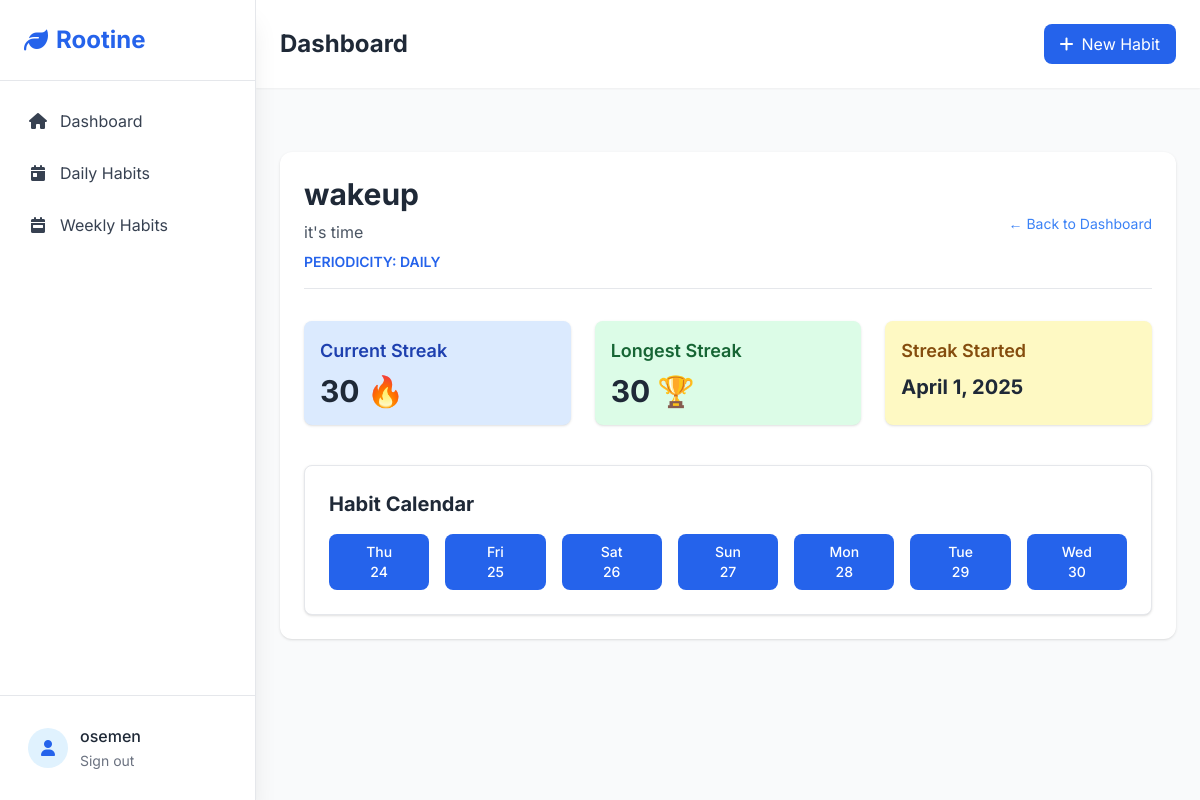
Page /habit/analytics/5/ (signed in) on the committed database.
### habit/models.py (models this page shows, shortened)
class Habit(models.Model):
    PERIODICITY = [
        ("daily", "Daily"),
        ("weekly", "Weekly")
    ]
    name = models.CharField(max_length=255, unique=True)
    description = models.TextField(max_length= 1000)
    user = models.ForeignKey(User, on_delete=models.CASCADE)
    periodicity = models.CharField(max_length=10, choices=PERIODICITY)
    created_at = models.DateTimeField(auto_now_add=True)
    updated_at = models.DateTimeField(auto_now=True)
    def is_completed_on(self, day):
        if self.periodicity == 'daily':
            return self.completions.filter(date=day).exists()
        elif self.periodicity == 'weekly':
            start_of_week = day - timedelta(days=day.weekday())  # Monday
            end_of_week = start_of_week + timedelta(days=6)      # Sunday
            return self.completions.filter(date__range=(start_of_week, end_of_week)).exists()
        return False
    def current_streak(self):
        today = date.today()
        streak = 0
        day_offset = 0
        if self.periodicity == 'daily':
            delta = timedelta(days=1)
            while self.is_completed_on(today - delta * day_offset):
                streak += 1
                day_offset += 1
        elif self.periodicity == 'weekly':
            current_week_start = today - timedelta(days=today.weekday())
            while self.is_completed_in_week(current_week_start - timedelta(weeks=day_offset)):
                streak += 1
                day_offset += 1
        return streak
    def longest_streak(self):
        longest = 0
        current_streak = 0
        previous_period = None
        if self.periodicity == 'daily':
            for completion in self.completions.order_by('date'):
                if previous_period and (completion.date - previous_period).days == 1:
                    current_streak += 1
                else:
                    current_streak = 1
                longest = max(longest, current_streak)
                previous_period = completion.date
        return longest
    def streak_started(self):
        today = date.today()
        day_offset = 0
        delta = timedelta(days=1 if self.periodicity == 'daily' else 7)
        while self.is_completed_on(today - delta * day_offset):
            day_offset += 1
        return today - delta * (day_offset - 1) if day_offset > 0 else None

class HabitCompletion(models.Model):
    habit = models.ForeignKey(Habit, on_delete=models.CASCADE, related_name='completions')
    date = models.DateField()
    class Meta:
        unique_together = ('habit', 'date')
        ordering = ['-date']

### habit/views.py (the view)
# urls.py: path('habit/analytics/<int:pk>/', views.HabitDetailView.as_view(), name='detail_habit'),
class HabitDetailView(LoginRequiredMixin, DetailView):
    model = Habit
    template_name = 'habit_detail.html'
    context_object_name = 'habit'
    def get_context_data(self, **kwargs):
        context = super().get_context_data(**kwargs)
        habit = self.get_object()
        today = date.today()
        calendar_days = []
        for i in range(7):  # last 7 days
            d = today - timedelta(days=i)
            calendar_days.append({
                'date': d,
                'completed': habit.is_completed_on(d)  # Implement this method
            })
        context['calendar_days'] = reversed(calendar_days)  # So the earliest date shows first
        return context

### templates/habit_detail.html (shortened to what this page needs)
{% extends 'base.html' %}
{% block content %}
<div class="max-w-5xl mx-auto mt-10 p-6 bg-white rounded-xl shadow">
    <div class="mb-8 border-b pb-4 flex justify-between items-center">
        <div>
            <h1 class="text-3xl font-bold text-gray-800">{{ habit.name }}</h1>
            <p class="text-gray-600 mt-2">{{ habit.description }}</p>
            <p class="text-sm mt-2 text-blue-600 font-semibold uppercase">
                Periodicity: {{ habit.periodicity }}
            </p>
        </div>
        <a href="{% url 'dashboard' %}" class="text-blue-500 hover:text-blue-700 text-sm">
            ← Back to Dashboard
        </a>
    </div>
    <div class="grid grid-cols-1 md:grid-cols-3 gap-6 mb-10">
        <div class="bg-blue-100 p-4 rounded-lg shadow">
            <h2 class="text-lg font-semibold text-blue-800">Current Streak</h2>
            <p class="text-3xl mt-2 font-bold">{{ habit.current_streak }} 🔥</p>
        </div>
        <div class="bg-green-100 p-4 rounded-lg shadow">
            <h2 class="text-lg font-semibold text-green-800">Longest Streak</h2>
            <p class="text-3xl mt-2 font-bold">{{ habit.longest_streak }} 🏆</p>
        </div>
        <div class="bg-yellow-100 p-4 rounded-lg shadow">
            <h2 class="text-lg font-semibold text-yellow-800">Streak Started</h2>
            <p class="text-xl mt-2 font-bold">{{ habit.streak_started|date:"F j, Y" }}</p>
        </div>
    </div>
    <div class="bg-white border rounded-lg shadow p-6">
        <h2 class="text-xl font-bold mb-4">Habit Calendar</h2>
        <div class="grid grid-cols-7 gap-4 text-center">
            {% for day in calendar_days %}
                <div class="p-2 rounded-lg text-sm font-medium
                    {% if day.completed %}
                        bg-blue-600 text-white
                    {% else %}
                        bg-gray-200 text-gray-600
                    {% endif %}">
                    {{ day.date|date:"D" }}<br>
                    {{ day.date|date:"j" }}
                </div>
            {% endfor %}
        </div>
    </div>
</div>
{% endblock content %}

### templates/base.html (shortened to what this page needs)
{% load static %}
<!DOCTYPE html>
<html lang="en">
<head>
    <script src="https://cdn.tailwindcss.com"></script>
    <link rel="stylesheet" href="https://cdnjs.cloudflare.com/ajax/libs/font-awesome/6.4.0/css/all.min.css">
</head>
<body class="bg-gray-50 font-sans antialiased text-gray-800">
    <aside id="sidebar" class="fixed top-0 left-0 h-screen w-64 bg-white shadow-xl transform -translate-x-full lg:translate-x-0 transition-slow z-40 flex flex-col border-r border-gray-200">
        <div class="p-6 border-b border-gray-200">
            <h2 class="text-2xl font-bold text-primary-600 flex items-center">
                <i class="fas fa-leaf mr-2"></i> Rootine
            </h2>
        </div>
        <nav class="flex-1 overflow-y-auto no-scrollbar">
            <ul class="space-y-1 p-4">
                <li>
                    <a href="{% url 'dashboard' %}" class="flex items-center space-x-3 p-3 rounded-lg text-gray-700 hover:bg-primary-50 hover:text-primary-600 transition-slow">
                        <i class="fas fa-home w-5 text-center"></i>
                        <span>Dashboard</span>
                    </a>
                </li>
                <li>
                    <a href="{% url 'daily_habit' %}" class="flex items-center space-x-3 p-3 rounded-lg text-gray-700 hover:bg-primary-50 hover:text-primary-600 transition-slow">
                        <i class="fas fa-calendar-day w-5 text-center"></i>
                        <span>Daily Habits</span>
                    </a>
                </li>
                <li>
                    <a href="{% url 'weekly_habit' %}" class="flex items-center space-x-3 p-3 rounded-lg text-gray-700 hover:bg-primary-50 hover:text-primary-600 transition-slow">
                        <i class="fas fa-calendar-week w-5 text-center"></i>
                        <span>Weekly Habits</span>
                    </a>
                </li>
            </ul>
        </nav>
        <div class="p-4 border-t border-gray-200">
            <div class="flex items-center space-x-3 p-3">
                <div class="w-10 h-10 rounded-full bg-primary-100 flex items-center justify-center text-primary-600">
                    <i class="fas fa-user"></i>
                </div>
                <div>
                    <p class="font-medium">{{ user.username }}</p>
                    <form method="post" action="{% url 'logout' %}?next={% url 'home' %}" class="inline">
                        <button type="submit" class="text-sm text-gray-500 hover:text-red-600 transition-slow">
                            Sign out
                        </button>
                    </form>
                </div>
            </div>
        </div>
    </aside>
    <main class="lg:ml-64 min-h-screen transition-slow">
        <header class="sticky top-0 z-20 bg-white shadow-sm">
            <div class="flex justify-between items-center p-4 lg:p-6">
                <h1 class="text-2xl font-bold text-gray-800">
                    {% block page_title %}Dashboard{% endblock %}
                </h1>
                <div class="flex items-center space-x-4">
                    <a href="{% url 'create_habit' %}" class="bg-primary-600 text-white px-4 py-2 rounded-lg hover:bg-primary-700 transition-slow flex items-center space-x-2">
                        <i class="fas fa-plus"></i>
                        <span class="hidden sm:inline">New Habit</span>
                    </a>
                </div>
            </div>
        </header>
        <div class="p-4 lg:p-6">
            {% block content %}{% endblock %}
        </div>
    </main>
</body>
</html>

### templates/base.html (style rules this page uses)
.transition-slow { transition: all 0.3s ease-in-out; }
.no-scrollbar { -ms-overflow-style: none; scrollbar-width: none; }

### rows in the picture
Habit: name "wakeup", description "it's time", periodicity "DAILY", current_streak "30", longest_streak "30", streak_started "April 1, 2025"

### other values in the picture
{{ user.username }} "osemen"
{{ day.date|date:"D" }} "Thu" "Fri" "Sat" "Sun" "Mon" "Tue" "Wed"
{{ day.date|date:"j" }} "24" "25" "26" "27" "28" "29" "30"
